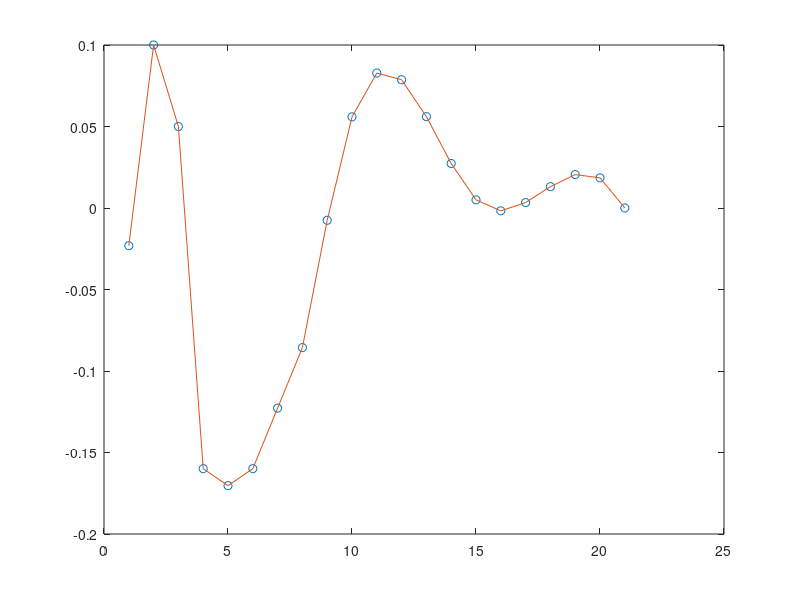

MATLAB code to generate this figure:
function b = single_node_order20
% Returns coefficients for univariate AR(20) model
b = zeros(1,1,20);
% b(1,1,:) = [-0.2314 %%%%% spectral peak, high freq
%     0.1613
%     0.1405
%     0.0741
%     -0.0098
%     -0.0836
%     -0.1193
%     -0.1048
%     -0.0585
%     0.0011
%     0.0559
%     0.0874
%     0.0837
%     0.0614
%     0.0289
%     -0.0050
%     -0.0316
%     -0.0423
%     -0.0285
%     0.0185];
% 
x = [1 2 5 10 15 20 21];
y = [-.02314 0.1613 -0.1193 0.0559 0.005 0.0185 0];
xx = 1:21;
yy = spline(x,y,xx);
plot(x,y,'o',xx,yy)
yy(5)= yy(6);
yy(6) = mean([yy(5) yy(7)]);
yy(7) =mean([yy(6) yy(8)]);
yy(4) = yy(6);
yy(3) = 0.05;
yy(2) = 0.1;
plot(1:21,yy,'o',xx,yy)

b(1,1,:) = yy(1:end-1);


end